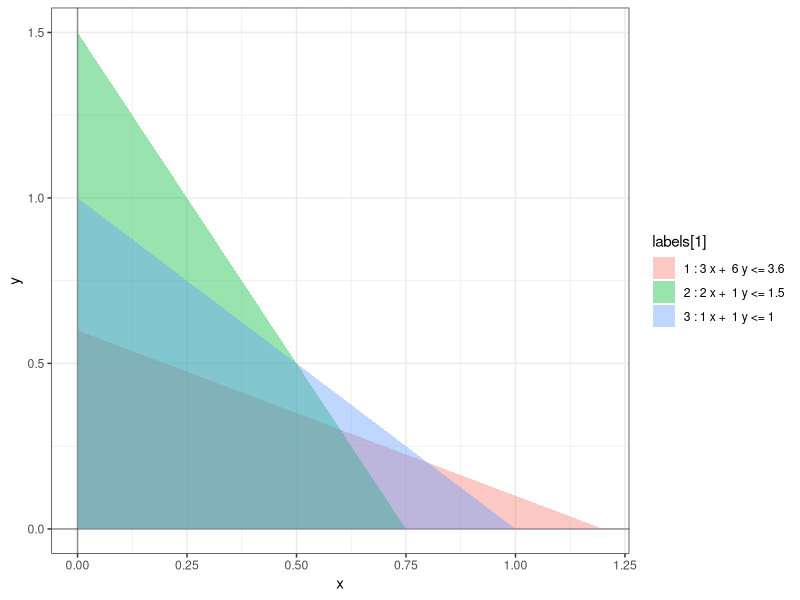

Reproduce this figure in R.
library(ggplot2)

b <- c(3.6, 1.5, 1)
A <- matrix(c(3, 6, 2, 1, 1, 1), nrow = 3, byrow = TRUE)
labels <- c(
  paste(1, ":", A[1, 1], "x + ", A[1, 2], "y <=", b[1], sep = " "),
  paste(2, ":", A[2, 1], "x + ", A[2, 2], "y <=", b[2], sep = " "),
  paste(3, ":", A[3, 1], "x + ", A[3, 2], "y <=", b[3], sep = " ")
)

bond_portfolio <- ggplot() +
  xlim(0, max(b / A[, 1])) +
  ylim(0, max(b / A[, 2])) +
  geom_vline(xintercept=c(0), alpha = 0.4) +
  geom_hline(yintercept=c(0), alpha = 0.4) +
  theme_bw() +
  geom_polygon(
    data = data.frame(
      x = c(0, 0, b[1] / A[1, 1]),
      y = c(0, b[1] / A[1, 2], 0)),
    aes(x = x, y = y, fill = labels[1]),
    inherit.aes = FALSE, alpha = 0.4) +
  geom_polygon(
    data = data.frame(
      x = c(0, 0, b[2] / A[2, 1]),
      y = c(0, b[2] / A[2, 2], 0)),
    aes(x = x, y = y, fill = labels[2]),
    inherit.aes = FALSE, alpha = 0.4) + 
  geom_polygon(
    data = data.frame(
      x = c(0, 0, b[3] / A[3, 1]),
      y = c(0, b[3] / A[3, 2], 0)),
    aes(x = x, y = y, fill = labels[3]),
    inherit.aes = FALSE, alpha = 0.4)

print(bond_portfolio)